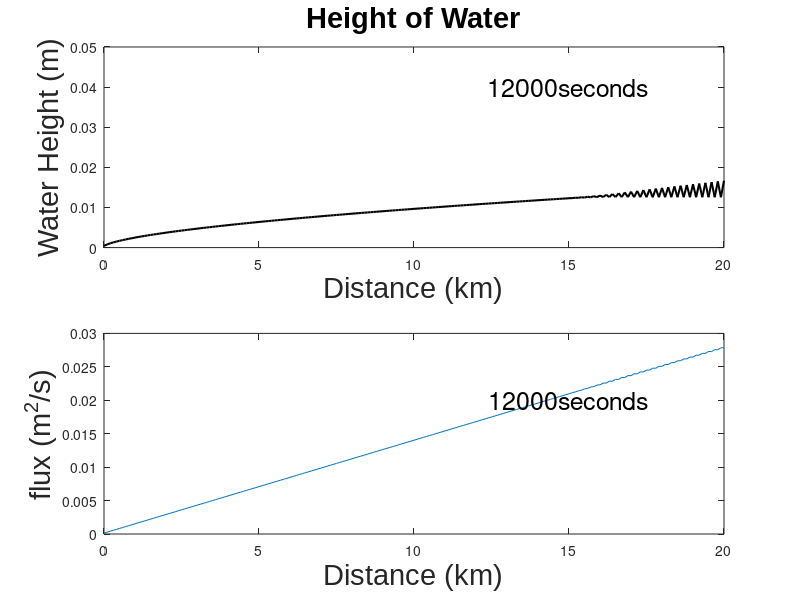
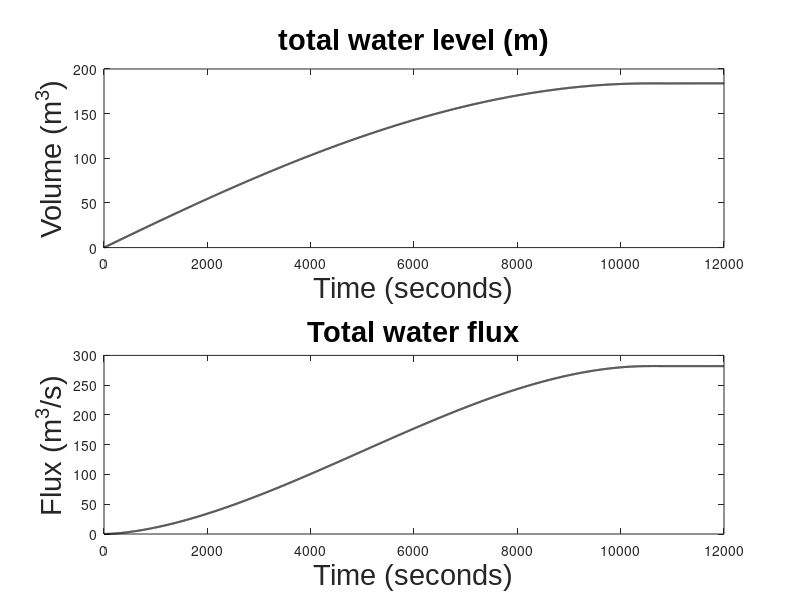

Reproduce these figures in MATLAB, in order.
%Overland Flow Model written by REH 3/2016

clear all 
figure (1)
clf
figure (2)
clf

%% Initialize
%x array
dx = 100;
xmax = 20000;
x = 0:dx:xmax;

%time array
tmax=12000;
dt=1; % it has to be really really small for the code to run
t=0:dt:tmax; %creates an array of time steps (time)
imax=length(t);
nplots = 100; %so our code runs faster - we'll plot one hundred times
tplot = tmax/nplots; %so our code runs faster - divides total time up into 100 time steps

%slope array
zmax=1000;
S = 0.05; %slope of the  bottom - similar to Macgregor
zb = zmax - (S*x);

%Constants:
n=0.007; %moderate from Jarret, 1985 Determination of roughness coeficients
%for Streams in Colorado, USGS
R=0.02; %m/hr-- this is a little higher than the national average of 0.938 m/yr
R=0.02/3600; %m/s
I=.015; %m/hr
I=0.015/3600; %m/s
H0=0; %m picked arbitrarily 
% Q0=893000.0741253; %m3/year

%other initial arrays:
H=H0*ones(size(x));

%% RUN
for i=1:imax
    K=H(1:end-1) + 0.5*diff(H);
ubar=(1/n)*(K.^0.667)*(S^0.5); %Manning equation
Q=ubar.*K; %flux based on height of the water
Q=[0 Q Q(end)];
dQdx=diff(Q)/dx; %change in flux based on where you are
dHdt=-dQdx+(R-I); %change in height of the water in the next box based on flux out
%dHdt=[dHdt, dHdt(end)];
H=H+dHdt*dt;
H=max(H,0);

%z=zb+H;
awl(i)=(sum(H))*dx;
afl(i)=(sum(Q))*dx;

if rem(t(i),tplot)==0

    %water height across the area
    figure (1)
    subplot (2,1,1)
    plot(x/1000,H,'k','linewidth',1.5)
    hold off
    ht=text(12,0.04,['  ',num2str(t(i)), 'seconds '],'fontsize',18);
    axis ([0, xmax/1000, 0, 0.05])
    title ('Height of Water', 'fontname','arial','fontsize',21)
    xlabel('Distance (km)','fontname','arial','fontsize',21)
    ylabel('Water Height (m)','fontname','arial','fontsize',21)
     
     subplot (2,1,2)
     plot(x/1000, Q(2:end))
     hold off
     axis ([0,xmax/1000,0, 0.03])
     %title ('Flux of water' 'fontname','times new roman' 'fontsize', 21)
      ht=text(12,0.02,['  ',num2str(t(i)), 'seconds '],'fontsize',18);
      xlabel('Distance (km)','fontname','arial','fontsize',21)
     ylabel('flux (m^2/s)','fontname','arial','fontsize',21)
    
      pause (0.1)
end 
end

   figure(2)
   subplot (2,1,1)
plot (t,awl,'k','linewidth',1.5)
     title ('total water level (m)','fontname','arial','fontsize',21)
     xlabel('Time (seconds)','fontname','arial','fontsize',21)
     ylabel('Volume (m^3)','fontname','arial','fontsize',21)
     hold off
     
    subplot (2,1,2)
     plot (t,afl, 'k','linewidth',1.5)
     title ('Total water flux','fontname','arial','fontsize',21)
     xlabel('Time (seconds)','fontname','arial','fontsize',21)
     ylabel('Flux (m^3/s)','fontname','arial','fontsize',21)
      hold off
 
     
